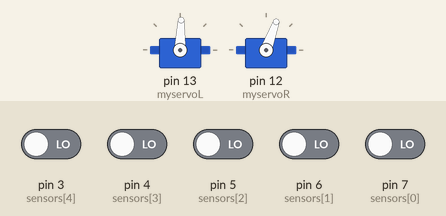
Bench run of a sketch on a simulated Arduino Uno, built with avr-gcc and run on an emulated ATmega328P. Parts: 2 × servo. The inputs (shaded band) are chosen by the test bench; at power-on: pin 3 (sensors[4]), pin 4 (sensors[3]), pin 5 (sensors[2]), pin 6 (sensors[1]), pin 7 (sensors[0]) LOW. What the sketch prints to the serial monitor is not drawn.

Above: at 1.2 s.
1.3 s: pin 4 (sensors[3]) driven HIGH
At 2.2 s:
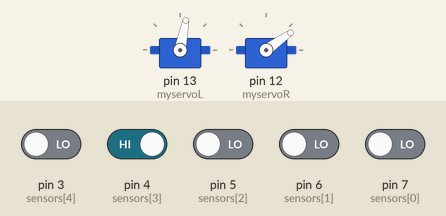
2.8 s: pin 6 (sensors[1]) driven HIGH
At 3.3 s:
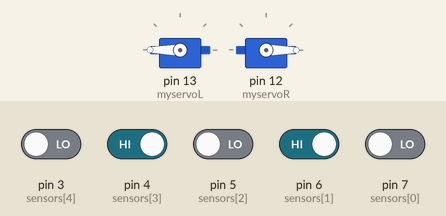
4.3 s: pin 4 (sensors[3]) driven LOW
At 5.5 s:
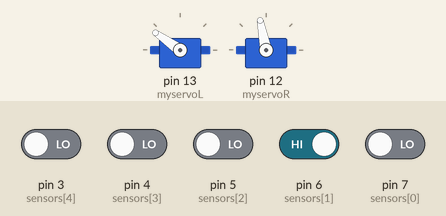
5.8 s: pin 6 (sensors[1]) driven LOW
At 6.9 s:
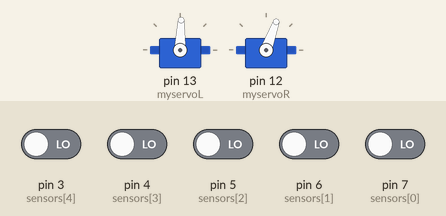
Timing chart, 0 to 8.8 s (numbered marks = the images above; inputs shaded):
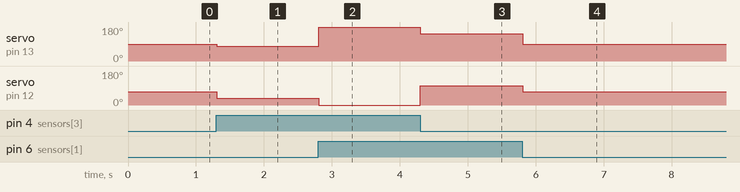

The sketch:

robotika_02.ino
```cpp
// Controlling a servo position using a potentiometer (variable resistor)
// by Michal Rinott <http://people.interaction-ivrea.it/m.rinott>

#include <Servo.h>

Servo myservoL;  // create servo object to control a servo
Servo myservoR; //  // create servo object to control a servo

int potpin = 0;  // analog pin used to connecti the potentiometer
int val;    // variable to read the value from the analog pin

//int sensors[] = {11, 9, 10};
//int sensorVals[] = {0, 0, 0};

int sensors[] = {7, 6, 5, 4, 3};
int sensorVals[] = {0, 0, 0, 0, 0};

//int sensorCount = 3;
int sensorCount = 5;

//int LEFT_SENSOR = sensors[0];
//int CENTER_SENSOR = sensors[1];
//int RIGHT_SENSOR = sensors[2];

int TURN_LEFT_SENSOR = sensors[4];
int TURN_RIGHT_SENSOR = sensors[0];

int LEFT_SENSOR = sensors[3];
int CENTER_SENSOR = sensors[2];
int RIGHT_SENSOR = sensors[1];

//int LEFT_MARK = sensors[0];
//int RIGHT_MARK = sensors[4];

int INERTIA = 900;
int LAST_SENSOR = CENTER_SENSOR;

int inertia = INERTIA;
int BLACK_FLAG = 0;

void setup()
{

  Serial.begin(9600);


  //myservoL.attach(12);  // attaches the servo on pin 9 to the servo object
  //myservoR.attach(13);  // attaches the servo on pin 9 to the servo object

  myservoL.attach(13);  // attaches the servo on pin 9 to the servo object
  myservoR.attach(12);  // attaches the servo on pin 9 to the servo object

  //myservoL.attach(11);  // attaches the servo on pin 9 to the servo object
  //myservoR.attach(10);  // attaches the servo on pin 9 to the servo object

  //pinMode(pushButton, INPUT);

  for (int i=0; i<sensorCount; i++) {
    pinMode(sensors[i], INPUT);
  }
}

void fw(int sp) {
  myservoL.write(90 - sp);                  // sets the servo position according to the scaled value
  myservoR.write(90 + sp);                  // sets the servo position according to the scaled value

}

void fw_2(int sp) {
  myservoL.write(90 + sp);                  // sets the servo position according to the scaled value
  myservoR.write(90 - sp);                  // sets the servo position according to the scaled value

}

void left(int sp) {
  myservoL.write(90 - sp);                  // sets the servo position according to the scaled value
  myservoR.write(90 - (sp/2));                  // sets the servo position according to the scaled value

}

void left(int sp, int sec_sp) {
  myservoL.write(90 - sp);                  // sets the servo position according to the scaled value
  myservoR.write(90 - sec_sp);                  // sets the servo position according to the scaled value

}

void left_2(int sp, int sec_sp) {
  myservoL.write(90 + sp);                  // sets the servo position according to the scaled value
  myservoR.write(90 + sec_sp);                  // sets the servo position according to the scaled value

}

void left(int sp, int sec_sp, int inertia) {
  myservoL.write(90 - sp);                  // sets the servo position according to the scaled value
  myservoR.write(90 - sec_sp + inertia / 10);                  // sets the servo position according to the scaled value

}

void right(int sp) {
  myservoL.write(90 + (sp/2));                  // sets the servo position according to the scaled value
  myservoR.write(90 + sp);                  // sets the servo position according to the scaled value

}

void right(int sp, int sec_sp) {
  myservoL.write(90 + sec_sp);                  // sets the servo position according to the scaled value
  myservoR.write(90 + sp);                  // sets the servo position according to the scaled value

}

void right_2(int sp, int sec_sp) {
  myservoL.write(90 - sec_sp);                  // sets the servo position according to the scaled value
  myservoR.write(90 - sp);                  // sets the servo position according to the scaled value

}

void right(int sp, int sec_sp, int inertia) {
  myservoL.write(90 + sec_sp - inertia / 10);                  // sets the servo position according to the scaled value
  myservoR.write(90 + sp);                  // sets the servo position according to the scaled value

}

int _FALSE = 0;
int _TRUE = 1;

int PRIORITY_LEFT = 0xFEEDDEEF;
int PRIORITY_RIGHT = 0xFEEDBEEF;

int AFTER_CROSSING = _FALSE;

int priority = PRIORITY_RIGHT;

int left_block = 0;
int right_block = 0;

int FREE = 0;
int EXPECT_CROSSING_1 = 1;
int CROSSING_1 = 2;
int EXPECT_CROSSING_2 = 3;
int CROSSING_2 = 4;

int ON_START = 1;
int OFF_START = 0;
int pos = ON_START;

void loop()
{

  for (int i=0; i<sensorCount; i++) {
    sensorVals[i] = digitalRead(sensors[i]);
    Serial.print(sensorVals[i]);
  }
  Serial.print("   ");
  //Serial.print("\n");

  //val = analogRead(potpin);            // reads the value of the potentiometer (value between 0 and 1023)
  //val = map(val, 0, 1023, 0, 179);     // scale it to use it with the servo (value between 0 and 180)

  //delay(100);
  //Serial.print(inertia);
  //Serial.print(LAST_SENSOR);
  //Serial.println(" ");

  //if (AFTER_CROSSING == _FALSE) {
  /*
  Serial.print("left_block: ");
  Serial.print(left_block);
  Serial.print(" right_block: ");
  Serial.print(right_block);
  Serial.print(" off_start: ");
  Serial.print(pos);
  Serial.println(" ");
  */

  if (((digitalRead(TURN_LEFT_SENSOR) == BLACK_FLAG) &&
       (digitalRead(TURN_RIGHT_SENSOR) == BLACK_FLAG))) {
    left_block = FREE;
    right_block = FREE;
    pos = ON_START;
  }
  else if (((digitalRead(TURN_LEFT_SENSOR) != BLACK_FLAG) &&
       (digitalRead(TURN_RIGHT_SENSOR) != BLACK_FLAG))) {
    pos = OFF_START;
  }

  /*
  if (pos == OFF_START) {
    if (digitalRead(TURN_LEFT_SENSOR) == BLACK_FLAG) {
      if (right_block == FREE && left_block == FREE) {
        priority = PRIORITY_LEFT;
        right_block = EXPECT_CROSSING_1;
      }
      if (left_block == EXPECT_CROSSING_1) {
        left_block = CROSSING_1;
      }
      if (left_block == EXPECT_CROSSING_2) {
        left_block = CROSSING_2;
      }
    }
    else {
      if (left_block == CROSSING_1) {
        left_block = EXPECT_CROSSING_2;
      }
      if (left_block == CROSSING_2) {
        left_block = FREE;
      }
    }

    if (digitalRead(TURN_RIGHT_SENSOR) == BLACK_FLAG) {
      if (right_block == FREE && left_block == FREE) {
        priority = PRIORITY_RIGHT;
        left_block = EXPECT_CROSSING_1;
      }
      if (right_block == EXPECT_CROSSING_1) {
        right_block = CROSSING_1;
      }
      if (right_block == EXPECT_CROSSING_2) {
        right_block = CROSSING_2;
      }
    }
    else {
      if (right_block == CROSSING_1) {
        right_block = EXPECT_CROSSING_2;
      }
      if (right_block == CROSSING_2) {
        right_block = FREE;
      }
    }
  }
  */


  if ((digitalRead(LEFT_SENSOR) == BLACK_FLAG) && (digitalRead(RIGHT_SENSOR) == BLACK_FLAG)) {
      if ( priority == PRIORITY_LEFT ) {
        left_2(20, 2);
      }
      else {
        right_2(20, 2);
      }
      //AFTER_CROSSING = _TRUE;
      return;
  }

  if (digitalRead(LEFT_SENSOR) == BLACK_FLAG) {
      left_2(55, 11);
  } else if (digitalRead(RIGHT_SENSOR) == BLACK_FLAG) {
      right_2(55, 11);
  } else {
    fw_2(90);
    AFTER_CROSSING = _FALSE;
  }                    // sets the servo position according to the scaled value
  //delay(15);                           // waits for the servo to get there
}
```

Measured:
- after the input at 1.3 s, servo on pin 13 (myservoL): 88° → 79° at once; servo on pin 12 (myservoR): 70° → 35° at once
- after the input at 2.8 s, servo on pin 13 (myservoL): 79° → 180° at once; servo on pin 12 (myservoR): 35° → 0° at once
- after the input at 4.3 s, servo on pin 13 (myservoL): 180° → 145° at once; servo on pin 12 (myservoR): 0° → 101° at once
- after the input at 5.8 s, servo on pin 13 (myservoL): 145° → 88° at once; servo on pin 12 (myservoR): 101° → 70° at once
